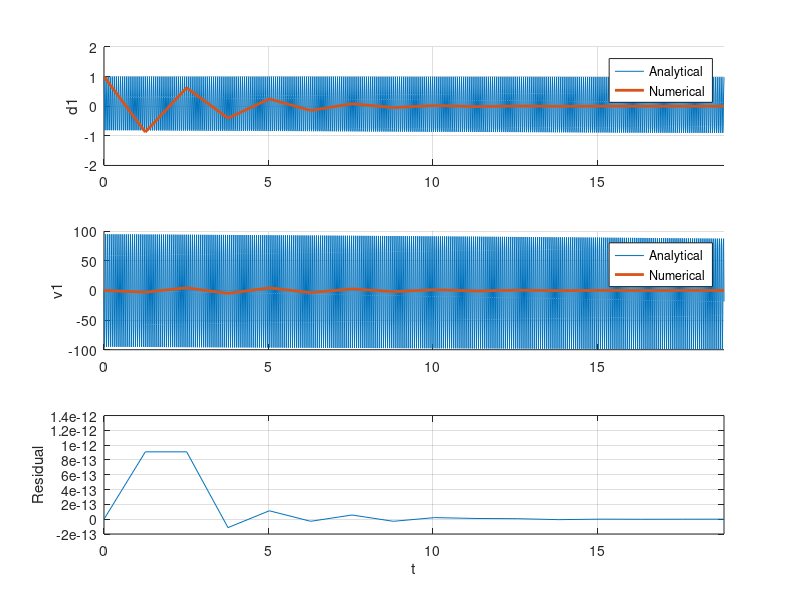
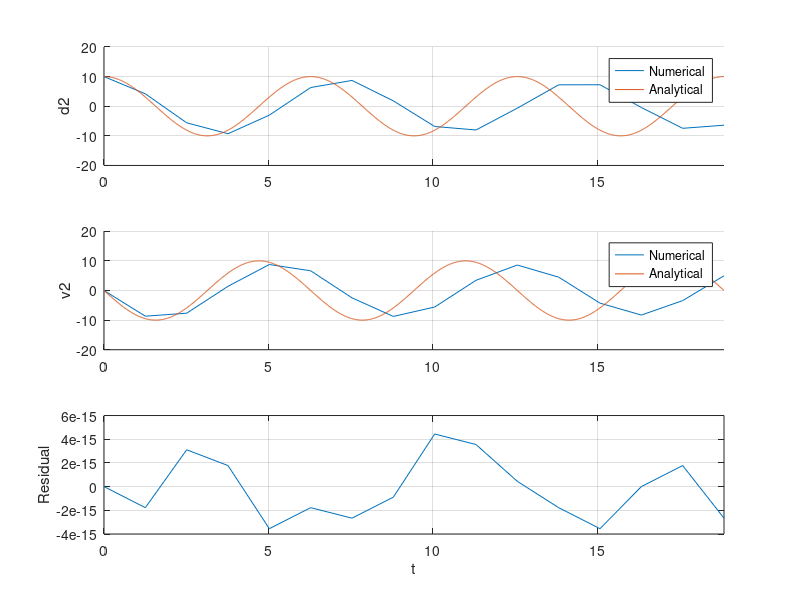

Reproduce these figures in MATLAB, in order.
% Ingrid Lan - Feb. 2020
% Hughes Section 9.3 Exercise 16
% Linear IVP: Md'' + Kd = 0, where d = [d1; d2]
clear all; clc; clf; close all;

% System parameters
m1    = 1.0;
m2    = 1.0;
k1    = 1.0E4;
k2    = 1.0;

M = [m1, 0; 0, m2];
K = [k1 + k2, -k2; -k2, k2];

% Determine eigenvalues & eigenvectors
% Substituting d = A*sin(wt) into the system yields 
% -M A w^2 sin(wt) + K A sin(wt) = 0
% K A = w^2 M A
[evec, eval] = eig(K, M);
w = sqrt(diag(eval));

% Time stepping
% oscillation period T1 = 2 * pi / w1
T  = 2*pi / w(1);
dt = T / 5;
NN = 3;
t = 0 : dt : NN * T; % run for NN periods

d = zeros(2, length(t));        % Displacement
v = zeros(2, length(t));        % Velocity
a = zeros(2, length(t));        % Acceleration
r = zeros(2, length(t));        % Residual (for debugging)

% Initial conditions
d(:, 1) = [1; 10];
v(:, 1) = [0;  0];
a(:, 1) = M \ (-K * d(:, 1));

% (a): damped_Newmark
% (b): gen-alpha-2nd_order_IVP
% (c): gen-alpha-1st_order_IVP
method = 'c';

switch method
    
    % ================= Damped Newmark-beta ================= %
    case 'a'
        
        method_name = 'damped_Newmark';

        gamma = 0.6;
        beta  = 0.3025;
        
        for i = 2 : length(t)
            
            % Predictors
            d_predictor = d(:, i - 1) + dt * v(:, i - 1) + ...
                          dt^2 / 2 * (1 - 2 * beta) * a(:, i - 1);
            v_predictor = v(:, i - 1) + (1 - gamma) * dt * a(:, i - 1);
            
            % Recursion relation for a_(n+1)
            a(:, i) = (M + beta * dt^2 * K) \ -K * d_predictor;
            
            d(:, i) = d_predictor + beta * dt^2 * a(:, i);
            v(:, i) = v_predictor + gamma * dt * a(:, i);
            
            % Compute residual
            r(:, i) = M * a(:, i) + K * d(:, i);
            
        end
                
    % ================= Gen-alpha for 2nd-order IVP ================= %
    case 'b'
        
        method_name = 'gen-alpha-2nd_order_IVP';
        
        % Reference: Chung & Hulbert (1993). A time integration algorithm
        % for structural dynamics with improved numerical dissipation: The
        % generalized-alpha method.
        
        rho_inf = 0.5;
        
        alpha_m = (2.0 - rho_inf) / (1 + rho_inf);
        alpha_f = 1 / (1 + rho_inf);
        gamma   = 0.5 + alpha_m - alpha_f;
        beta    = (1 + alpha_m - alpha_f)^2 / 4; 
        
        for i = 2 : length(t)
            d_n = d(:, i - 1);
            v_n = v(:, i - 1);
            a_n = a(:, i - 1);
            
            % Solve K_eff * a_(n+1) = F_eff
            K_eff = alpha_m * M + alpha_f * beta * dt^2 * K;
            F_eff = -(1 - alpha_m) * M * a_n - ...
                    K * ( d_n + alpha_f * dt * v_n + ...
                    alpha_f * dt^2 / 2 * (1 - 2 * beta) * a_n );
                
            a(:, i) = K_eff \ F_eff;
            v(:, i) = v_n + dt * ( (1 - gamma) * a_n + gamma * a(:, i) );
            d(:, i) = d_n + dt * v_n + dt^2 / 2 * ...
                      ( (1 - 2 * beta) * a_n + 2 * beta * a(:, i) );
            
            % Compute residual
            r(:, i) = M * ( (1-alpha_m) * a(:, i-1) + alpha_m * a(:, i) ) ...
                + K * ( (1-alpha_f) * d(:, i-1) + alpha_f * d(:, i) );
            
        end
                
    % ================= Gen-alpha for 1st-order IVP ================= %
    case 'c'
        
        method_name = 'gen-alpha-1st_order_IVP';
        
        % Reference: Kadapa et al. (2017). On the advantages of using the
        % first-order generalized-alpha scheme for structural dynamic problems.
        
        rho_inf = 0.5;
        
        alpha_m = 0.5 * (3 - rho_inf) / (1 + rho_inf);
        alpha_f = 1 / (1 + rho_inf);
        gamma   = 0.5 + alpha_m - alpha_f;
        
        dot_d = zeros(2, length(t));    % Time derivative of displacement
        dot_v = zeros(2, length(t));    % Time derivative of velocity
        
        % Initial conditions
        dot_d(:, 1) = v(:, 1);
        dot_v(:, 1) = M \ (-K * d(:, 1));
        
        for i = 2 : length(t)
            
            d_n = d(:, i - 1);
            v_n = v(:, i - 1);
            dot_d_n = dot_d(:, i - 1);
            dot_v_n = dot_v(:, i - 1);
            
            % Solve K_eff * d_(n+1) = F_eff
            K_eff = alpha_m^2 / (alpha_f * gamma^2 * dt^2) * M + alpha_f * K;
            F_eff = -(1 - alpha_m) * M * dot_v_n - (1 - alpha_f) * K * d_n + ...
                    alpha_m * M * ( alpha_m / (alpha_f * gamma^2 * dt^2) * d_n + ...
                    1 / (alpha_f * gamma * dt) * v_n - (gamma - 1) / gamma * dot_v_n - ...
                    (gamma - alpha_m) / (alpha_f * gamma^2 * dt) * dot_d_n );
            
            d(:, i) = K_eff \ F_eff;
            dot_d(:, i) = 1 / (gamma * dt) * ( d(:, i) - d_n ) + ...
                          (gamma - 1) / gamma * dot_d_n;
            v(:, i) = alpha_m / (alpha_f * gamma * dt) * ( d(:, i) - d_n ) + ...
                      (gamma - alpha_m) / (gamma * alpha_f) * dot_d_n + ...
                      (alpha_f - 1) / alpha_f * v_n;
            dot_v(:, i) = alpha_m / (alpha_f * gamma^2 * dt^2) * ( d(:, i) - d_n ) - ...
                          1 / (alpha_f * gamma * dt) * v_n + ...
                          (gamma - 1) / gamma * dot_v_n + ...
                          (gamma - alpha_m) / (alpha_f * gamma^2 * dt) * dot_d_n;
            
            % Compute residual
            r(:, i) = M * ( (1-alpha_m) * dot_v(:, i-1) + alpha_m * dot_v(:, i) ) ...
                + K * ( (1-alpha_f) * d(:, i-1) + alpha_f * d(:, i) );
            
        end
end

% Analytical solutions
a = evec(1,1); b = evec(2,1);

coef = [1;10]; coef = evec * coef;

tt = 0 : dt/100 : NN * T;

d1 = coef(1) * a * cos(w(1) * tt) + coef(2) * b * cos(w(2) * tt);
d2 = coef(1) * b * cos(w(1) * tt) - coef(2) * a * cos(w(2) * tt);

v1 = -coef(1) * a * w(1) * sin(w(1) * tt) - coef(2) * b * w(2) * sin(w(2) * tt);
v2 = -coef(1) * b * w(1) * sin(w(1) * tt) + coef(2) * a * w(2) * sin(w(2) * tt);

figure;
subplot(3, 1, 1); hold on; 
plot(0 : dt/100 : dt*(length(t) - 1), d1);
plot(0 : dt : dt*(length(t) - 1), d(1, :), 'LineWidth', 2);
grid on;
ylabel('d1'); xlim([0, NN*T]); ylim([-2, 2])
legend('Analytical', 'Numerical');
subplot(3, 1, 2); hold on; 
plot(0 : dt/100 : dt*(length(t) - 1), v1);
plot(0 : dt : dt*(length(t) - 1), v(1, :), 'LineWidth', 2); 
grid on;
legend('Analytical', 'Numerical');
ylabel('v1'); xlim([0, NN*T]); % ylim([-80, 80]);
subplot(3, 1, 3); plot(0 : dt : dt*(length(t) - 1), r(1, :));
ylabel('Residual'); xlim([0, NN*T]); xlabel('t');
grid on;
saveas(gcf, [method_name, '_1.png']);

figure;
subplot(3, 1, 1); hold on; plot(0 : dt : dt*(length(t) - 1), d(2, :));
ylabel('d2'); xlim([0, NN*T]); ylim([-20, 20]);
plot(0 : dt/100 : dt*(length(t) - 1), d2);
grid on;
legend('Numerical', 'Analytical');
subplot(3, 1, 2); hold on; plot(0 : dt : dt*(length(t) - 1), v(2, :));
plot(0 : dt/100 : dt*(length(t) - 1), v2);
grid on;
legend('Numerical', 'Analytical');
ylabel('v2'); xlim([0, NN*T]); ylim([-20, 20]);
subplot(3, 1, 3); plot(0 : dt : dt*(length(t) - 1), r(2, :)); 
grid on;
ylabel('Residual'); xlim([0, NN*T]); xlabel('t');

saveas(gcf, [method_name, '_2.png']);
